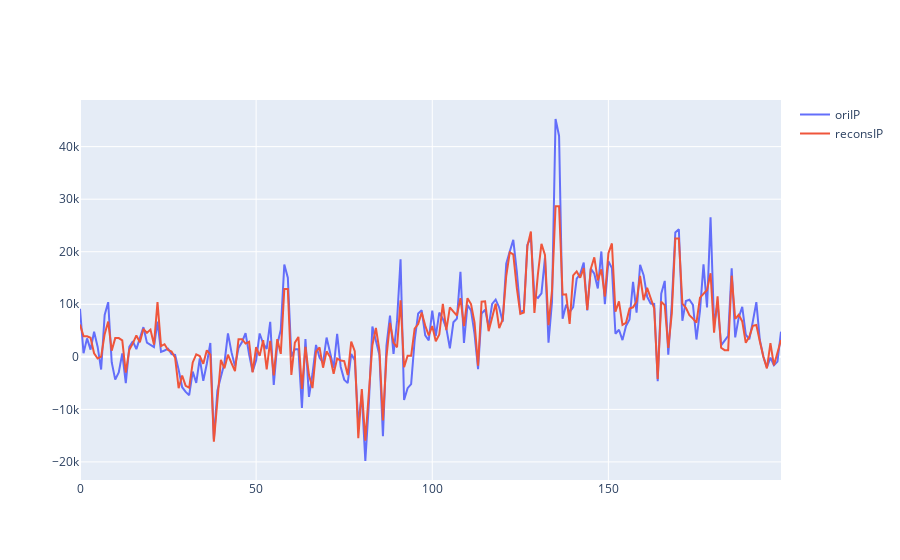

The code cell stored with this chart in its notebook:
### Code cell
s = query_vectors[1]
k = 200
trace2 = go.Scatter(x=np.arange(k), y=np.dot(s, value[:k].T), name='oriIP')
trace3 = go.Scatter(x=np.arange(k), y=np.dot(s, value_restored[:k].T), name='reconsIP')
fig = go.Figure([trace2, trace3])
fig.show()

### Figure 1 — Plotly figure (JSON) as saved in the notebook; plotly's stock layout.template omitted (floating-point values rounded to 4 significant figures; data arrays with more than 128 entries replaced by an {"elided": "..."} marker saying what was removed)
{"data": [{"name": "oriIP", "type": "scatter", "x": {"elided": "200 int values"}, "y": {"elided": "200 float values"}}, {"name": "reconsIP", "type": "scatter", "x": {"elided": "200 int values"}, "y": {"elided": "200 float values"}}], "layout": {}}
